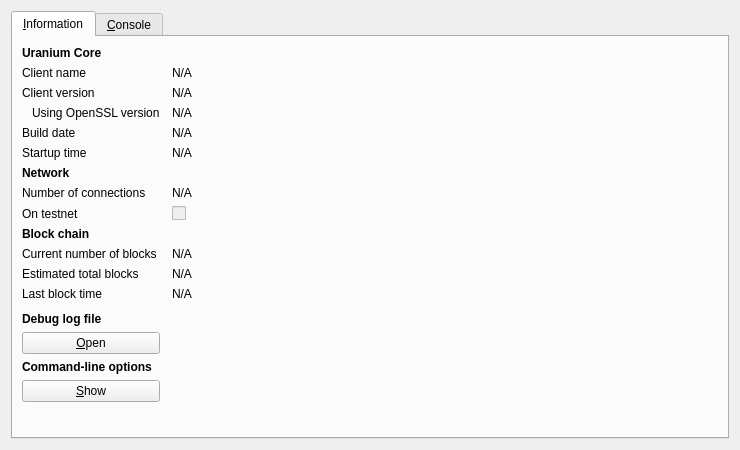
<?xml version="1.0" encoding="UTF-8"?>
<ui version="4.0">
 <class>RPCConsole</class>
 <widget class="QDialog" name="RPCConsole">
  <property name="geometry">
   <rect>
    <x>0</x>
    <y>0</y>
    <width>740</width>
    <height>450</height>
   </rect>
  </property>
  <property name="windowTitle">
   <string>Uranium - Debug window</string>
  </property>
  <layout class="QVBoxLayout" name="verticalLayout_2">
   <item>
    <widget class="QTabWidget" name="tabWidget">
     <property name="currentIndex">
      <number>0</number>
     </property>
     <widget class="QWidget" name="tab_info">
      <attribute name="title">
       <string>&amp;Information</string>
      </attribute>
      <layout class="QGridLayout" name="gridLayout" columnstretch="0,1">
       <property name="horizontalSpacing">
        <number>12</number>
       </property>
       <item row="0" column="0">
        <widget class="QLabel" name="label_9">
         <property name="font">
          <font>
           <weight>75</weight>
           <bold>true</bold>
          </font>
         </property>
         <property name="text">
          <string>Uranium Core</string>
         </property>
        </widget>
       </item>
       <item row="1" column="0">
        <widget class="QLabel" name="label_5">
         <property name="text">
          <string>Client name</string>
         </property>
        </widget>
       </item>
       <item row="1" column="1">
        <widget class="QLabel" name="clientName">
         <property name="cursor">
          <cursorShape>IBeamCursor</cursorShape>
         </property>
         <property name="text">
          <string>N/A</string>
         </property>
         <property name="textFormat">
          <enum>Qt::PlainText</enum>
         </property>
         <property name="textInteractionFlags">
          <set>Qt::LinksAccessibleByMouse|Qt::TextSelectableByKeyboard|Qt::TextSelectableByMouse</set>
         </property>
        </widget>
       </item>
       <item row="2" column="0">
        <widget class="QLabel" name="label_6">
         <property name="text">
          <string>Client version</string>
         </property>
        </widget>
       </item>
       <item row="2" column="1">
        <widget class="QLabel" name="clientVersion">
         <property name="cursor">
          <cursorShape>IBeamCursor</cursorShape>
         </property>
         <property name="text">
          <string>N/A</string>
         </property>
         <property name="textFormat">
          <enum>Qt::PlainText</enum>
         </property>
         <property name="textInteractionFlags">
          <set>Qt::LinksAccessibleByMouse|Qt::TextSelectableByKeyboard|Qt::TextSelectableByMouse</set>
         </property>
        </widget>
       </item>
       <item row="3" column="0">
        <widget class="QLabel" name="label_14">
         <property name="text">
          <string>Using OpenSSL version</string>
         </property>
         <property name="indent">
          <number>10</number>
         </property>
        </widget>
       </item>
       <item row="3" column="1">
        <widget class="QLabel" name="openSSLVersion">
         <property name="cursor">
          <cursorShape>IBeamCursor</cursorShape>
         </property>
         <property name="text">
          <string>N/A</string>
         </property>
         <property name="textFormat">
          <enum>Qt::PlainText</enum>
         </property>
         <property name="textInteractionFlags">
          <set>Qt::LinksAccessibleByMouse|Qt::TextSelectableByKeyboard|Qt::TextSelectableByMouse</set>
         </property>
        </widget>
       </item>
       <item row="4" column="0">
        <widget class="QLabel" name="label_12">
         <property name="text">
          <string>Build date</string>
         </property>
        </widget>
       </item>
       <item row="4" column="1">
        <widget class="QLabel" name="buildDate">
         <property name="cursor">
          <cursorShape>IBeamCursor</cursorShape>
         </property>
         <property name="text">
          <string>N/A</string>
         </property>
         <property name="textFormat">
          <enum>Qt::PlainText</enum>
         </property>
         <property name="textInteractionFlags">
          <set>Qt::LinksAccessibleByMouse|Qt::TextSelectableByKeyboard|Qt::TextSelectableByMouse</set>
         </property>
        </widget>
       </item>
       <item row="5" column="0">
        <widget class="QLabel" name="label_13">
         <property name="text">
          <string>Startup time</string>
         </property>
        </widget>
       </item>
       <item row="5" column="1">
        <widget class="QLabel" name="startupTime">
         <property name="cursor">
          <cursorShape>IBeamCursor</cursorShape>
         </property>
         <property name="text">
          <string>N/A</string>
         </property>
         <property name="textFormat">
          <enum>Qt::PlainText</enum>
         </property>
         <property name="textInteractionFlags">
          <set>Qt::LinksAccessibleByMouse|Qt::TextSelectableByKeyboard|Qt::TextSelectableByMouse</set>
         </property>
        </widget>
       </item>
       <item row="6" column="0">
        <widget class="QLabel" name="label_11">
         <property name="font">
          <font>
           <weight>75</weight>
           <bold>true</bold>
          </font>
         </property>
         <property name="text">
          <string>Network</string>
         </property>
        </widget>
       </item>
       <item row="7" column="0">
        <widget class="QLabel" name="label_7">
         <property name="text">
          <string>Number of connections</string>
         </property>
        </widget>
       </item>
       <item row="7" column="1">
        <widget class="QLabel" name="numberOfConnections">
         <property name="cursor">
          <cursorShape>IBeamCursor</cursorShape>
         </property>
         <property name="text">
          <string>N/A</string>
         </property>
         <property name="textFormat">
          <enum>Qt::PlainText</enum>
         </property>
         <property name="textInteractionFlags">
          <set>Qt::LinksAccessibleByMouse|Qt::TextSelectableByKeyboard|Qt::TextSelectableByMouse</set>
         </property>
        </widget>
       </item>
       <item row="8" column="0">
        <widget class="QLabel" name="label_8">
         <property name="text">
          <string>On testnet</string>
         </property>
        </widget>
       </item>
       <item row="8" column="1">
        <widget class="QCheckBox" name="isTestNet">
         <property name="enabled">
          <bool>false</bool>
         </property>
         <property name="text">
          <string/>
         </property>
        </widget>
       </item>
       <item row="9" column="0">
        <widget class="QLabel" name="label_10">
         <property name="font">
          <font>
           <weight>75</weight>
           <bold>true</bold>
          </font>
         </property>
         <property name="text">
          <string>Block chain</string>
         </property>
        </widget>
       </item>
       <item row="10" column="0">
        <widget class="QLabel" name="label_3">
         <property name="text">
          <string>Current number of blocks</string>
         </property>
        </widget>
       </item>
       <item row="10" column="1">
        <widget class="QLabel" name="numberOfBlocks">
         <property name="cursor">
          <cursorShape>IBeamCursor</cursorShape>
         </property>
         <property name="text">
          <string>N/A</string>
         </property>
         <property name="textFormat">
          <enum>Qt::PlainText</enum>
         </property>
         <property name="textInteractionFlags">
          <set>Qt::LinksAccessibleByMouse|Qt::TextSelectableByKeyboard|Qt::TextSelectableByMouse</set>
         </property>
        </widget>
       </item>
       <item row="11" column="0">
        <widget class="QLabel" name="label_4">
         <property name="text">
          <string>Estimated total blocks</string>
         </property>
        </widget>
       </item>
       <item row="11" column="1">
        <widget class="QLabel" name="totalBlocks">
         <property name="cursor">
          <cursorShape>IBeamCursor</cursorShape>
         </property>
         <property name="text">
          <string>N/A</string>
         </property>
         <property name="textFormat">
          <enum>Qt::PlainText</enum>
         </property>
         <property name="textInteractionFlags">
          <set>Qt::LinksAccessibleByMouse|Qt::TextSelectableByKeyboard|Qt::TextSelectableByMouse</set>
         </property>
        </widget>
       </item>
       <item row="12" column="0">
        <widget class="QLabel" name="label_2">
         <property name="text">
          <string>Last block time</string>
         </property>
        </widget>
       </item>
       <item row="12" column="1">
        <widget class="QLabel" name="lastBlockTime">
         <property name="cursor">
          <cursorShape>IBeamCursor</cursorShape>
         </property>
         <property name="text">
          <string>N/A</string>
         </property>
         <property name="textFormat">
          <enum>Qt::PlainText</enum>
         </property>
         <property name="textInteractionFlags">
          <set>Qt::LinksAccessibleByMouse|Qt::TextSelectableByKeyboard|Qt::TextSelectableByMouse</set>
         </property>
        </widget>
       </item>
       <item row="13" column="0">
        <spacer name="verticalSpacer_2">
         <property name="orientation">
          <enum>Qt::Vertical</enum>
         </property>
         <property name="sizeHint" stdset="0">
          <size>
           <width>20</width>
           <height>20</height>
          </size>
         </property>
        </spacer>
       </item>
       <item row="14" column="0">
        <widget class="QLabel" name="labelDebugLogfile">
         <property name="font">
          <font>
           <weight>75</weight>
           <bold>true</bold>
          </font>
         </property>
         <property name="text">
          <string>Debug log file</string>
         </property>
        </widget>
       </item>
       <item row="15" column="0">
        <widget class="QPushButton" name="openDebugLogfileButton">
         <property name="toolTip">
          <string>Open the Uranium debug log file from the current data directory. This can take a few seconds for large log files.</string>
         </property>
         <property name="text">
          <string>&amp;Open</string>
         </property>
         <property name="autoDefault">
          <bool>false</bool>
         </property>
        </widget>
       </item>
       <item row="16" column="0">
        <widget class="QLabel" name="labelCLOptions">
         <property name="font">
          <font>
           <weight>75</weight>
           <bold>true</bold>
          </font>
         </property>
         <property name="text">
          <string>Command-line options</string>
         </property>
        </widget>
       </item>
       <item row="17" column="0">
        <widget class="QPushButton" name="showCLOptionsButton">
         <property name="toolTip">
          <string>Show the Uranium-Qt help message to get a list with possible Uranium command-line options.</string>
         </property>
         <property name="text">
          <string>&amp;Show</string>
         </property>
         <property name="autoDefault">
          <bool>false</bool>
         </property>
        </widget>
       </item>
       <item row="18" column="0">
        <spacer name="verticalSpacer">
         <property name="orientation">
          <enum>Qt::Vertical</enum>
         </property>
         <property name="sizeHint" stdset="0">
          <size>
           <width>20</width>
           <height>40</height>
          </size>
         </property>
        </spacer>
       </item>
      </layout>
     </widget>
     <widget class="QWidget" name="tab_console">
      <attribute name="title">
       <string>&amp;Console</string>
      </attribute>
      <layout class="QVBoxLayout" name="verticalLayout_3">
       <property name="spacing">
        <number>3</number>
       </property>
       <item>
        <widget class="QTextEdit" name="messagesWidget">
         <property name="minimumSize">
          <size>
           <width>0</width>
           <height>100</height>
          </size>
         </property>
         <property name="readOnly">
          <bool>true</bool>
         </property>
         <property name="tabKeyNavigation" stdset="0">
          <bool>false</bool>
         </property>
         <property name="columnCount" stdset="0">
          <number>2</number>
         </property>
        </widget>
       </item>
       <item>
        <layout class="QHBoxLayout" name="horizontalLayout">
         <property name="spacing">
          <number>3</number>
         </property>
         <item>
          <widget class="QLabel" name="label">
           <property name="text">
            <string notr="true">&gt;</string>
           </property>
          </widget>
         </item>
         <item>
          <widget class="QLineEdit" name="lineEdit"/>
         </item>
         <item>
          <widget class="QPushButton" name="clearButton">
           <property name="maximumSize">
            <size>
             <width>24</width>
             <height>24</height>
            </size>
           </property>
           <property name="toolTip">
            <string>Clear console</string>
           </property>
           <property name="text">
            <string/>
           </property>
           <property name="icon">
            <iconset resource="../bitcoin.qrc">
             <normaloff>:/icons/remove</normaloff>:/icons/remove</iconset>
           </property>
           <property name="shortcut">
            <string notr="true">Ctrl+L</string>
           </property>
           <property name="autoDefault">
            <bool>false</bool>
           </property>
          </widget>
         </item>
        </layout>
       </item>
      </layout>
     </widget>
    </widget>
   </item>
  </layout>
 </widget>
 <resources>
  <include location="../bitcoin.qrc"/>
 </resources>
 <connections/>
</ui>
